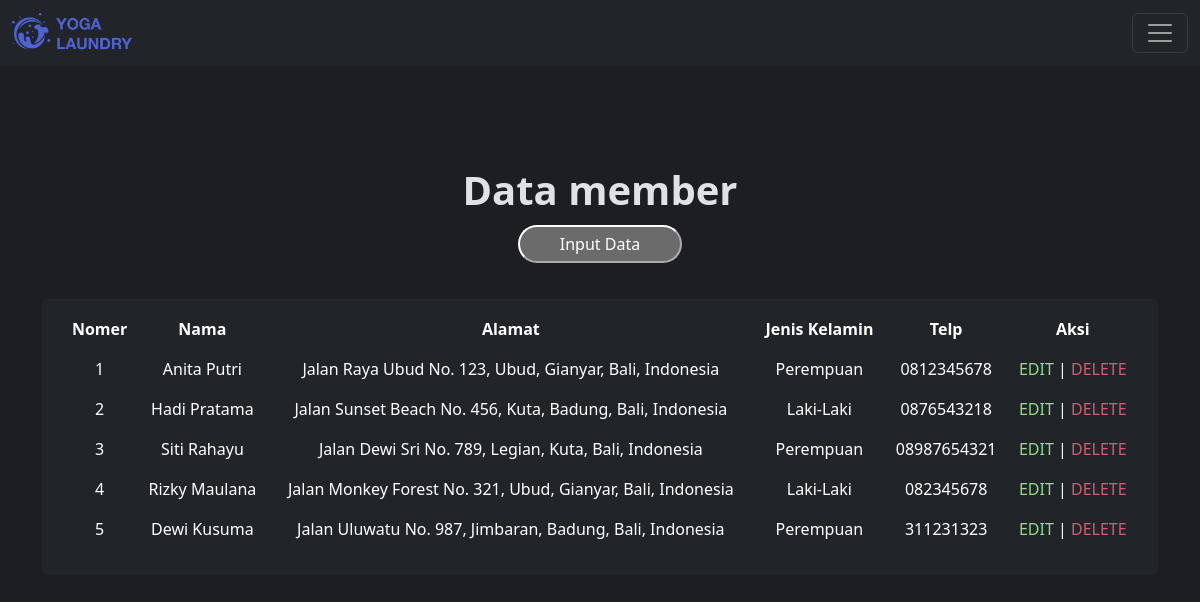
Screenshot of /php/view/control.php?page=view_member (signed in) with the database file from the repository.
### tables this page shows
CREATE TABLE `tb_member` (
  `id` int NOT NULL,
  `nama` varchar(100) NOT NULL,
  `alamat` text NOT NULL,
  `jenis_kelamin` enum('L','P') NOT NULL,
  `tlp` varchar(15) NOT NULL
);

### php/view/control.php (called while the page is built)
<?php
include_once "../template/header.php";
include_once "../template/content.php";
include_once "../template/footer.php";

### php/view/member.php (the view, shortened to what this page needs)
<div class="view-container">
  <div class="view-header">
    <h1 class="fw-bold">Data member</h1>
    <a href="./control.php?page=add_member">
      <button class="view-button">Input Data</button>
    </a>
  </div>
  <div class="container">
    <div class="table-container">
      <table class="table table-borderless table-hover">
        <thead class="table-header text-center">
          <th>Nomer</th>
          <th>Nama</th>
          <th>Alamat</th>
          <th>Jenis Kelamin</th>
          <th>Telp</th>
          <th>Aksi</th>
        </thead>
        <?php
        $tampil = mysqli_query($koneksi, "SELECT * FROM tb_member");
        $no = 1;
        while ($hasil = mysqli_fetch_array($tampil)) {
        ?>
          <tr class="text-center">
            <td data-cell="No"><?= $no++ ?></td>
            <td data-cell="Nama"><?= $hasil['nama']; ?></td>
            <td data-cell="Alamat"><?= $hasil['alamat']; ?></td>
            <td data-cell="Jenis Jelamin"><?php if ($hasil['jenis_kelamin'] == 'P') {
                                            echo $hasil['jenis_kelamin'] = 'Perempuan';
                                          } elseif ($hasil['jenis_kelamin'] == 'L') {
                                            echo $hasil['jenis_kelamin'] = 'Laki-Laki';
                                          }
                                          ?></td>
            <td data-cell="Telp"><?= $hasil['tlp']; ?></td>
            <td data-cell="Aksi">
              <div class="action-container">
                <a style="color:#97db84;" href="./control.php?page=update_member&id=<?= $hasil['id']; ?>">EDIT</a> |
                <a style="color:#cf5e71; cursor: pointer;" onclick="confirmDelete(<?= $hasil['id']; ?>)">DELETE
              </div>
            </td>
          </tr>
        <?php } ?>
      </table>
    </div>
  </div>
</div>

### style/style.css (style rules this page uses)
body { background-color: #1c1e21 !important; }
.table-container { background-color: #212529; border-radius: 5px; padding: 10px 20px; margin: 20px 0; }
.view-container { display: flex; flex-direction: column; align-items: center; gap: 1rem; padding: 100px 0; }
.view-button { border-radius: 150px; padding: 5px 40px; }
.view-header { display: flex; flex-direction: column; justify-content: center; align-items: center; gap: 0.2rem; }

### php/template/header.php (style rules this page uses)
* { text-decoration: none !important; }

### rows the page displays
tb_member: nama "Anita Putri", alamat "Jalan Raya Ubud No. 123, Ubud, Gianyar, Bali, Indonesia", jenis_kelamin "Perempuan", tlp "0812345678"
tb_member: nama "Hadi Pratama", alamat "Jalan Sunset Beach No. 456, Kuta, Badung, Bali, Indonesia", jenis_kelamin "Laki-Laki", tlp "0876543218"
tb_member: nama "Siti Rahayu", alamat "Jalan Dewi Sri No. 789, Legian, Kuta, Bali, Indonesia", jenis_kelamin "Perempuan", tlp "08987654321"
tb_member: nama "Rizky Maulana", alamat "Jalan Monkey Forest No. 321, Ubud, Gianyar, Bali, Indonesia", jenis_kelamin "Laki-Laki", tlp "082345678"
tb_member: nama "Dewi Kusuma", alamat "Jalan Uluwatu No. 987, Jimbaran, Badung, Bali, Indonesia", jenis_kelamin "Perempuan", tlp "311231323"
